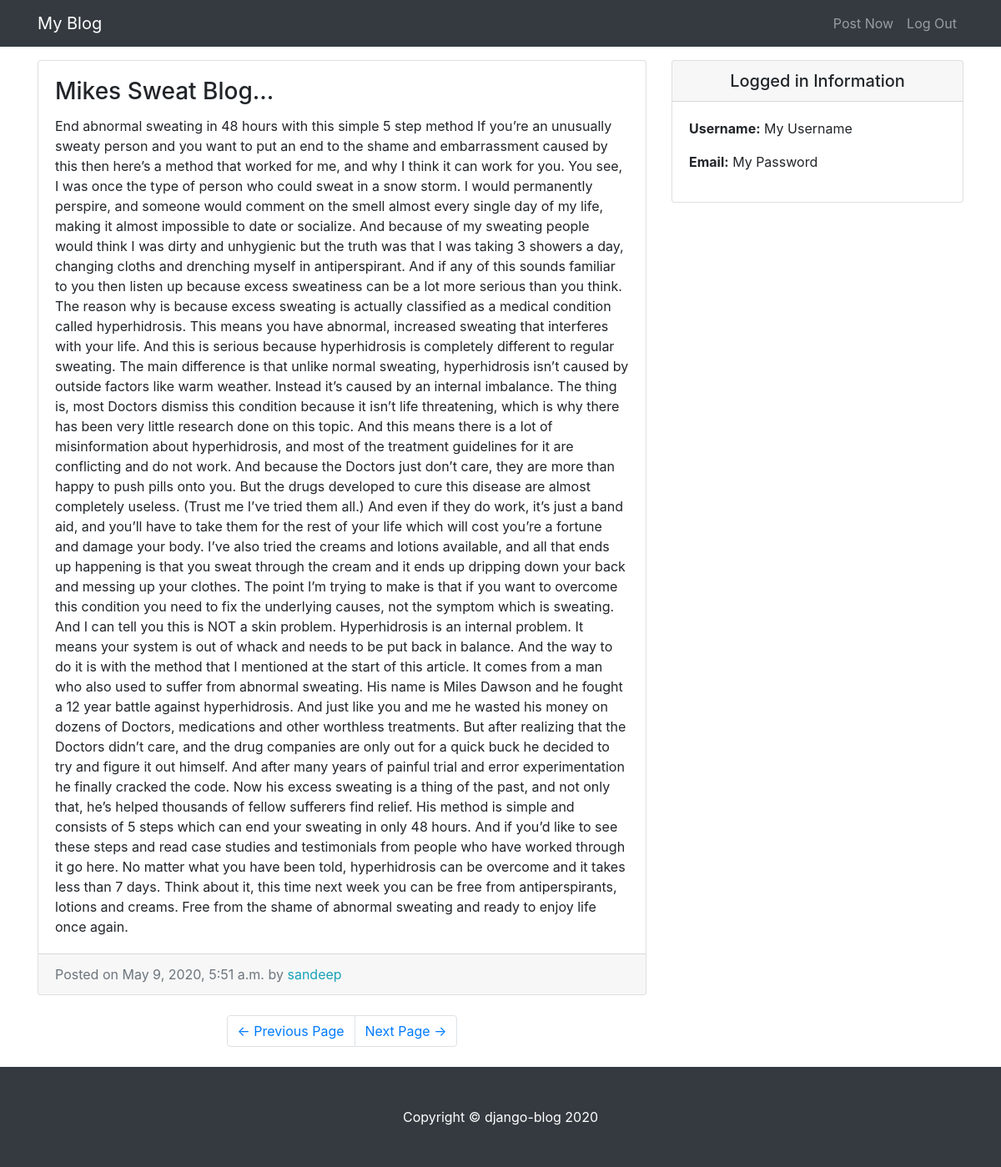
/entry/3, run on the app's committed database.
### entries/models.py (models this page shows, shortened)
class Entry(models.Model):
	entry_title = models.CharField(max_length=50)
	entry_text = models.TextField()
	entry_date = models.DateTimeField(auto_now_add=True)
	entry_author = models.ForeignKey(User, on_delete=models.CASCADE)
	class Meta:
		verbose_name_plural = "entries"

### entries/views.py (the view)
# urls.py: path('entry/<int:pk>', EntryView.as_view(), name="entry-detail")
class EntryView(DetailView):
	model = Entry
	template_name = 'entries/entry_detail.html'

### entries/templates/entries/entry_detail.html
{% extends "entries/base.html" %}
{% block content %}
      <div class="col-md-8">
        <div class="card mb-4 mt-4">
          <div class="card-body">
            <h3 class="card-title">{{ object.entry_title }}</h3>
            <p class="card-text">{{ object.entry_text }}</p>
          </div>
          <div class="card-footer text-muted">
            Posted on {{ object.entry_date }} by
            <span class= "text-info mr-2">{{ object.entry_author }}</span>
          </div>
        </div>
        <ul class="pagination justify-content-center mb-4">
          <li class="page-item">
            <a class="page-link" href="#">&larr; Previous Page</a>
          </li>
          <li class="page-item">
            <a class="page-link" href="#">Next Page &rarr;</a>
          </li>
        </ul>
      </div>
{% endblock %}

### data on the page
Entry: entry_title "Mikes Sweat Blog...", entry_text "End abnormal sweating in 48 hours with this simple 5 step method If you’re an unusually sweaty person and you want to put an end to the shame and embarrassment caused by this then here’s a method that worked for me, and why I think it can work for you. You see, I was once the type of person who could sweat in a snow storm. I would permanently perspire, and someone would comment on the smell almost every single day of my life, making it almost impossible to date or socialize. And because of my sweating people would think I was dirty and unhygienic but the truth was that I was taking 3 showers a day, changing cloths and drenching myself in antiperspirant. And if any of this sounds familiar to…", entry_date "May 9, 2020, 5:51 a.m.", entry_author "sandeep"
